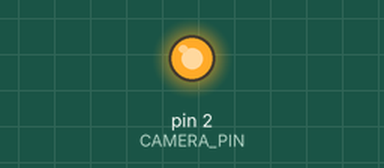
Bench run of a sketch on a simulated Arduino Uno, built with avr-gcc and run on an emulated ATmega328P. Shown: output pins drawn as LEDs (lit = HIGH).

Above: at 0.2 s.
At 5.5 s:
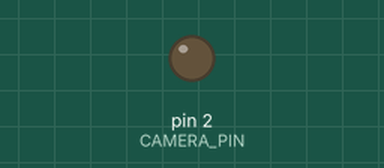
Timing chart, 0 to 13.7 s (numbered marks = the images above):
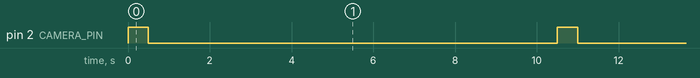

The sketch:

shoot.ino
```cpp
int CAMERA_PIN = 2;
int STATUS_LED = 13;

void setup() {
  pinMode(CAMERA_PIN, OUTPUT);
}

void loop() {

  digitalWrite(CAMERA_PIN, HIGH);
  delay(500);
  digitalWrite(CAMERA_PIN, LOW);
  delay(10000);

}
```

Measured:
- by itself, pin 2 (CAMERA_PIN): alternates HIGH for 0.50 s and LOW for 10.0 s
